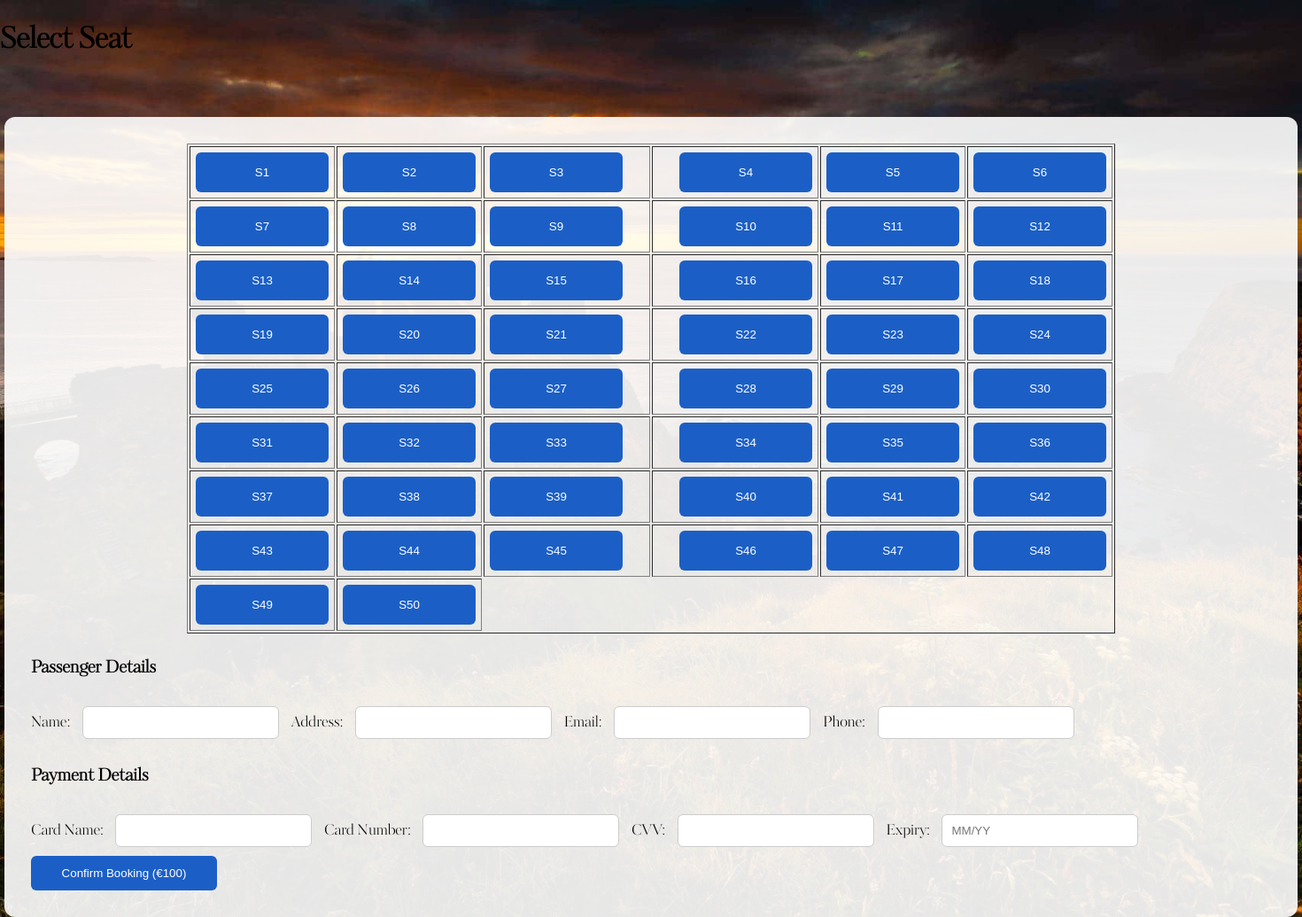
The app's page /selectSeat/5, older data.
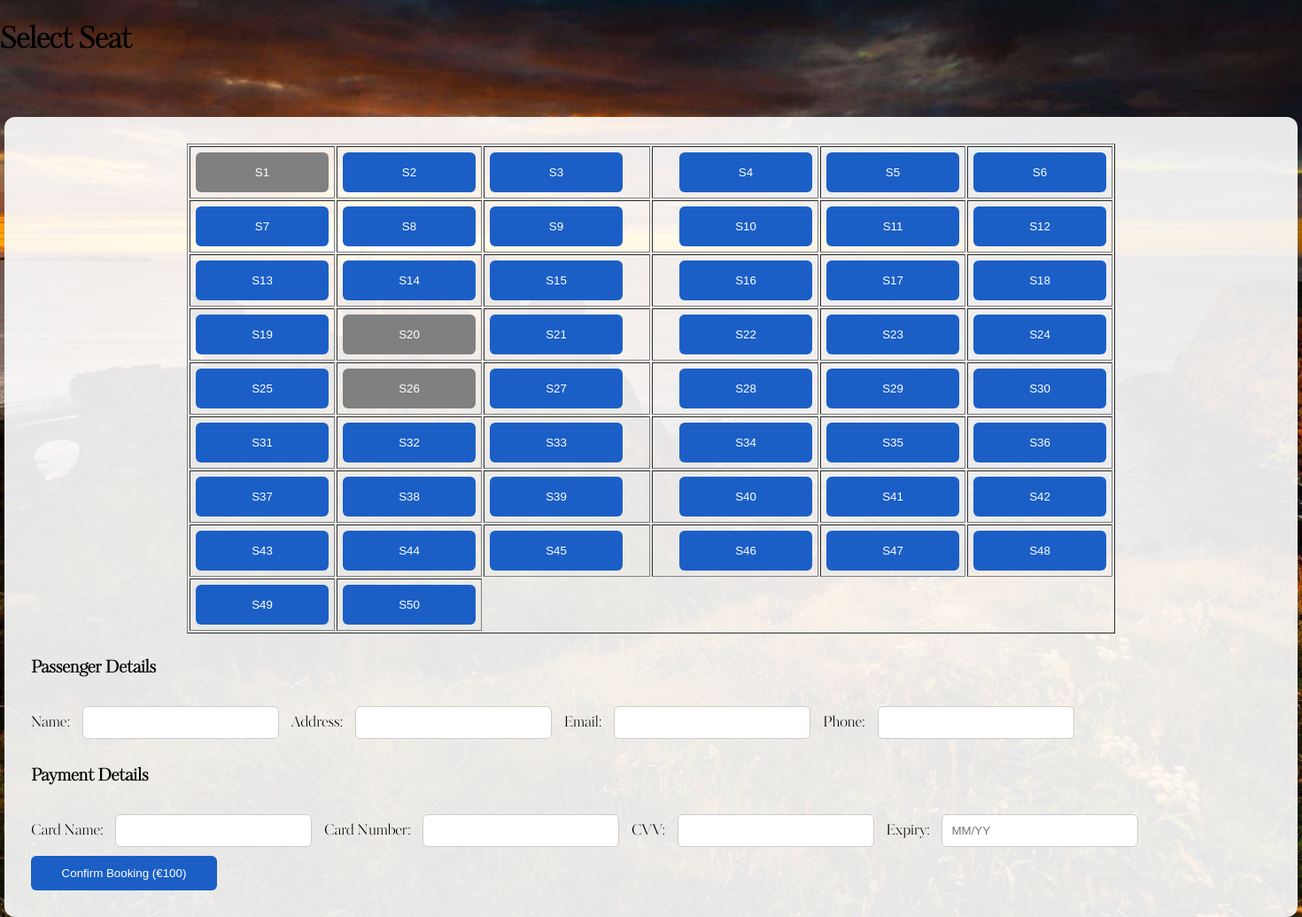
The same page, newer data.
### tables this page shows
CREATE TABLE Seat (
    seatID INTEGER PRIMARY KEY AUTOINCREMENT,
    seatNumber TEXT,
    seatCost INTEGER NOT NULL,
    bookingID INTEGER,
    flightNumber INTEGER NOT NULL,
    FOREIGN KEY (bookingID) REFERENCES Booking(bookingID),
    FOREIGN KEY (flightNumber) REFERENCES Flight(flightNumber)
);

### app.py (the view)
@app.route("/selectSeat/<int:flightID>")
def selectSeat(flightID):
    conn = getDbConnection()
    seats = conn.execute("""
        SELECT seatID, seatNumber, bookingID
        FROM Seat
        WHERE flightNumber = ?
    """, (flightID,)).fetchall()
    conn.close()
    return render_template("selectSeat.html", seats=seats, flightID=flightID)

### app.py (called while the page is built)
def getDbConnection():
    conn = sqlite3.connect("AirPlaneSystem.db")
    conn.row_factory = sqlite3.Row
    return conn

### templates/selectSeat.html (shortened to what this page needs)
<!DOCTYPE html>
<html lang="en">
<head>
    <link rel="stylesheet" href="{{ url_for('static', filename='airplane.css') }}">
</head>
<body>
         <h1>Select Seat</h1>
<div class="seat-container">
<table border="1">
<tr>
{% for seat in seats %}
<td>
{% if seat.bookingID == None %}
<button type="button" onclick="selectSeat('{{ seat.seatID }}')">
{{ seat.seatNumber }}
</button>
{% else %}
<button disabled style="background-color: grey;">
{{ seat.seatNumber }}
</button>
{% endif %}
</td>
{% if loop.index % 6 == 0 %}
</tr><tr>
{% endif %}
{% endfor %}
</tr>
</table>
<form method="POST" action="/addBooking">
<h3>Passenger Details</h3>
Name:
<input type="text" name="customerName" required>
Address:
<input type="text" name="customerAddress" required>
Email:
<input type="email" name="customerEmail" required>
Phone:
<input type="text" name="customerPhoneNum" required>
<h3>Payment Details</h3>
Card Name:
<input type="text" name="creditCardName" required>
Card Number:
<input type="text" name="creditCardNumber" required>
CVV:
<input type="text" name="creditCardCvv" required>
Expiry:
<input type="text" name="creditCardExpiry" placeholder="MM/YY" required>
<button type="submit" onclick="return checkSeat()">Confirm Booking (€100)</button>
</form>
</div>
</body>
</html>

### static/airplane.css (style rules this page uses)
html, body { height:100%; margin: 0; padding:0; width: 100% }
body { font-family: 'KudryashevDisplay', sans-serif; background: url("/static/Images/Sunset.jpg"); background-size: cover; background-position: center; background-repeat: no-repeat; display: flex; flex-direction: column; }
button { background: #004AAD; color: white; padding: 14px 20px; border: none; border-radius: 6px; cursor: pointer; transition: all 0.2s ease; width: 210px; }
input { padding: 5px; border-radius: 10px; border: none; }
.seat-container { background: rgba(255,255,255,0.9); width: 1400px; margin: 40px auto; padding: 30px; border-radius: 12px; }
.seat-container input { padding: 10px; margin: 10px; width: 200px; border-radius: 6px; border: 1px solid #ccc; }
.seat-container button { padding: 12px 20px; background: #1b5fc6; color: white; border: none; border-radius: 6px; cursor: pointer; }
.seat-container table { margin-bottom: 25px; }
td:nth-child(3) { padding-right: 30px; }
td:nth-child(4) { padding-left: 30px; }
td { padding: 6px; }
td button { width: 150px; height: 45px; }
table { margin: auto; }

Row changes from the older to the newer data that the page shows:
changed Seat (number 1 of 50 on the later page): bookingID empty → 4 (drawn)
changed Seat (number 20 of 50 on the later page): bookingID empty → 6 (drawn)
changed Seat (number 26 of 50 on the later page): bookingID empty → 5 (drawn)
